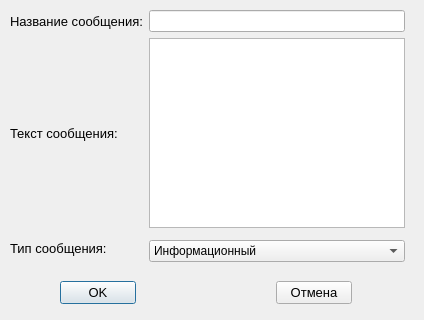
<?xml version="1.0" encoding="UTF-8"?>
<ui version="4.0">
 <class>MessageForm</class>
 <widget class="QDialog" name="MessageForm">
  <property name="geometry">
   <rect>
    <x>0</x>
    <y>0</y>
    <width>424</width>
    <height>320</height>
   </rect>
  </property>
  <property name="minimumSize">
   <size>
    <width>424</width>
    <height>320</height>
   </size>
  </property>
  <property name="maximumSize">
   <size>
    <width>424</width>
    <height>320</height>
   </size>
  </property>
  <property name="windowTitle">
   <string>Отправка сообщения</string>
  </property>
  <widget class="QWidget" name="">
   <property name="geometry">
    <rect>
     <x>10</x>
     <y>10</y>
     <width>395</width>
     <height>252</height>
    </rect>
   </property>
   <layout class="QGridLayout" name="gridLayout">
    <item row="0" column="0" colspan="2">
     <widget class="QLabel" name="label">
      <property name="font">
       <font>
        <pointsize>10</pointsize>
       </font>
      </property>
      <property name="text">
       <string>Название сообщения:</string>
      </property>
     </widget>
    </item>
    <item row="0" column="2">
     <widget class="QLineEdit" name="lineName"/>
    </item>
    <item row="1" column="2">
     <widget class="QTextEdit" name="textEdit"/>
    </item>
    <item row="2" column="0" rowspan="2" colspan="2">
     <widget class="QLabel" name="label_3">
      <property name="font">
       <font>
        <pointsize>10</pointsize>
       </font>
      </property>
      <property name="text">
       <string>Тип сообщения:</string>
      </property>
     </widget>
    </item>
    <item row="3" column="2">
     <widget class="QComboBox" name="comboBox">
      <item>
       <property name="text">
        <string>Информационный</string>
       </property>
      </item>
      <item>
       <property name="text">
        <string>Предупреждение</string>
       </property>
      </item>
      <item>
       <property name="text">
        <string>Ошибка</string>
       </property>
      </item>
     </widget>
    </item>
    <item row="1" column="0" colspan="2">
     <widget class="QLabel" name="label_2">
      <property name="font">
       <font>
        <pointsize>10</pointsize>
       </font>
      </property>
      <property name="text">
       <string>Текст сообщения:</string>
      </property>
     </widget>
    </item>
   </layout>
  </widget>
  <widget class="QWidget" name="">
   <property name="geometry">
    <rect>
     <x>60</x>
     <y>280</y>
     <width>292</width>
     <height>26</height>
    </rect>
   </property>
   <layout class="QHBoxLayout" name="horizontalLayout">
    <property name="spacing">
     <number>140</number>
    </property>
    <item>
     <widget class="QPushButton" name="pushButton">
      <property name="font">
       <font>
        <pointsize>10</pointsize>
       </font>
      </property>
      <property name="text">
       <string>OK</string>
      </property>
     </widget>
    </item>
    <item>
     <widget class="QPushButton" name="pushButton_2">
      <property name="font">
       <font>
        <pointsize>10</pointsize>
       </font>
      </property>
      <property name="text">
       <string>Отмена</string>
      </property>
     </widget>
    </item>
   </layout>
  </widget>
 </widget>
 <resources/>
 <connections/>
</ui>
